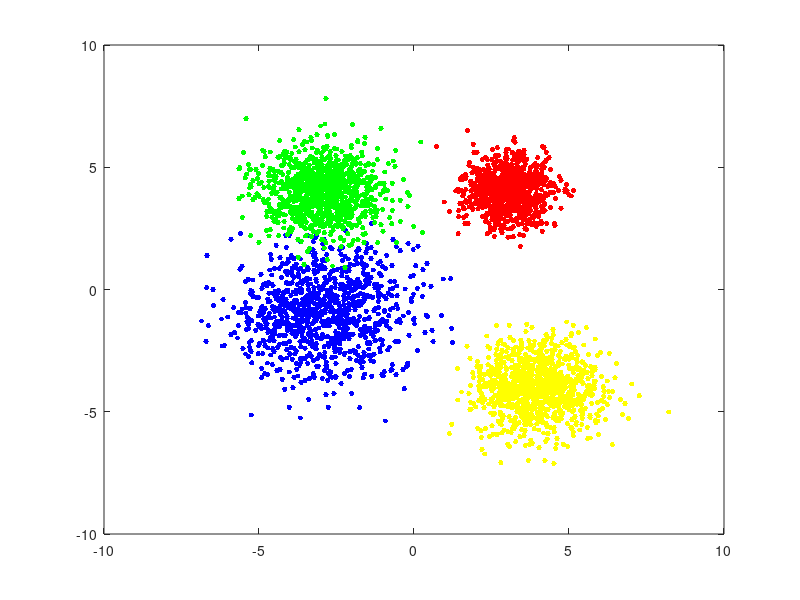

The MATLAB source for this figure: (Note: this script raises an error after producing the figure.)
clc;
close all;
clear;
% Generating dataset
labels1 = ones(1,1000);
labels2 = repmat(2,1,1000);
labels3 = repmat(3,1,1000);
labels4 = repmat(4,1,1000);
initialLabels = [labels1, labels2, labels3, labels4];
Mean1 = [-3; -1];
Std1 = std(Mean1);
Mean2 = [3; 4];
Std2 = std(Mean2);
Mean3 = [4; -4];
Std3 = 1;
Mean4 = [-3; 4];
Std4 = 1;
samples = 1000; 
data1 = Std1 * randn(2, samples) + repmat(Mean1, 1, samples);
data2 = Std2 * randn(2, samples) + repmat(Mean2, 1, samples);
data3 = Std3 * randn(2, samples) + repmat(Mean3, 1, samples);
data4 = Std4 * randn(2, samples) + repmat(Mean4, 1, samples);

% Plot original dataset
figure;
plot(data1(1, :), data1(2,:),'b.', 'MarkerSize',12);
hold on;
plot(data2(1,:), data2(2,:), 'r.', 'MarkerSize',12);
plot(data3(1,:), data3(2,:), 'y.', 'MarkerSize',12);
plot(data4(1,:), data4(2,:), 'g.', 'MarkerSize',12);
legend('Dataset 1', 'Dataset 2', 'Dataset 3', 'Dataset 4', 'location', 'NW'); 
title('Original Dataset');
hold off;
xlabel('x-value');
ylabel('y-value');
xlim([-10 10]);
ylim([-8 12]);
grid on;

trainData = [data1 data2 data3 data4]; % creating training data

% K-Means from first principles
X = trainData';
K = 4;
max_iterations = 10; %5;
max_k = 10;
elbow_found = false;
k_sumD = zeros(max_k,1);
k_indices = zeros(4000,max_k);
k_mse = zeros(max_k,1);
final_centroids = zeros(max_k,2);
final_indices = zeros(max_k,1);
elbow = 0;
for k = 1:max_k % iterate through multiple K values 
    centroids = initCentroids(X,k);
    sumD = zeros(k,1);
    for i = 1:max_iterations
        indices = getClosestCentroids(X, centroids); % reassign the indices to the relevant clusters
        [centroids, distances] = computCentroidsandDistances(X, indices, k); % recalculate centroids, and distances among all clusters
        sumD(i) = distances; 
    end
    k_mse(k) = mse(X, centroids)/k;
    k_sumD(k) = sumD(max_iterations); % Get final distance value for finished iteration of K
    k_indices(:,k) = indices; % Get final indices for finished iteration of K
    if k == 4
        final_centroids = centroids;
        final_indices = indices;
    end
end

% Plotting Calinski-Harabasz evaluation for K means
eva = evalclusters(X, k_indices, 'CalinskiHarabasz');
figure;
plot(eva);
title('Calinski-Harabasz Method for Optimal K');
grid on;

% Plotting Davies-Bouldin
evaDB = evalclusters(X, k_indices, 'DaviesBouldin');
figure;
plot(evaDB);
title('Davies-Bouldin Method for Optimal K');
grid on;

% Plotting each k_mse
figure;
plot(k_mse, 'bo-', 'LineWidth',2);
title('Elbow Method for Optimal K');
    xlabel('K value')
    ylabel('MSE');
    grid on;

% Plotting K-Means
message = sprintf('KMeans Clustering (MaxIterations = %d)', max_iterations);
figure;

plot(trainData(1, final_indices == 1),trainData(2, final_indices == 1),'b.', 'MarkerSize',12);% for 1st cluster
hold on;
plot(trainData(1, final_indices == 2), trainData(2, final_indices == 2), 'r.', 'MarkerSize',12); %for 2nd cluster
plot(trainData(1, final_indices == 3), trainData(2, final_indices == 3), 'y.', 'MarkerSize',12); %for 3rd cluster
plot(trainData(1, final_indices == 4), trainData(2, final_indices == 4), 'g.', 'MarkerSize',12); %for 4th cluster

plot(final_centroids(1,1),final_centroids(1,2),'kx', 'MarkerSize',15,'LineWidth',3); %for the 1st centroid
plot(final_centroids(2,1),final_centroids(2,2),'kx', 'MarkerSize',15,'LineWidth',3); %for the 2nd centroid
plot(final_centroids(3,1),final_centroids(3,2),'kx', 'MarkerSize',15,'LineWidth',3); %for the 3rd centroid
plot(final_centroids(4,1),final_centroids(4,2),'kx', 'MarkerSize',15,'LineWidth',3); %for the 4th centroid

xlabel('x-value');
ylabel('y-value');
xlim([-10 10]);
ylim([-8 12]);
grid on;

hold off;


% Plotting GMM
figure;
hold on;
gm = fitgmdist(X,4);
scatter(X(:,1),X(:,2),10,'.');

gmPDF = @(x,y) arrayfun(@(x0,y0) pdf(gm,[x0 y0]),x,y);

idx = cluster(gm,X);

gscatter(X(:,1),X(:,2),idx);
fcontour(gmPDF,[[-10,10] [-8 12]]);
legend('Cluster 1','Cluster 2','Cluster 3','Cluster 4','Location','best');
hold off;
% GMM Calinski-Harabasz
evaGMM = evalclusters(X, idx, 'CalinskiHarabasz');

% GMM Davies-Bouldin
evaGMMDB = evalclusters(X, idx, 'DaviesBouldin');


% Plot comparison of Calinski-Harabasz index values
figure;
hold on;
bar(1,[evaGMM.CriterionValues; eva.CriterionValues(1,4)]);
title('Calinski-Harabasz index values for GMM and K-means value (K = 4)');
xlabel('Model');
ylabel('Calinski-Harabasz index')
ylim([12500, 15000])
legend('GMM', 'K-means')
hold off;

% Plot comparison of Davies-Bouldin index values
figure;
hold on;
bar(1,[evaGMMDB.CriterionValues; evaDB.CriterionValues(1,4)]);
title('Davies-Bouldin index values for GMM and K-means value (K = 4)');
xlabel('Model');
ylabel('Davies-Bouldin index')
ylim([0.4, 0.5])
legend('GMM', 'K-means')
hold off;
